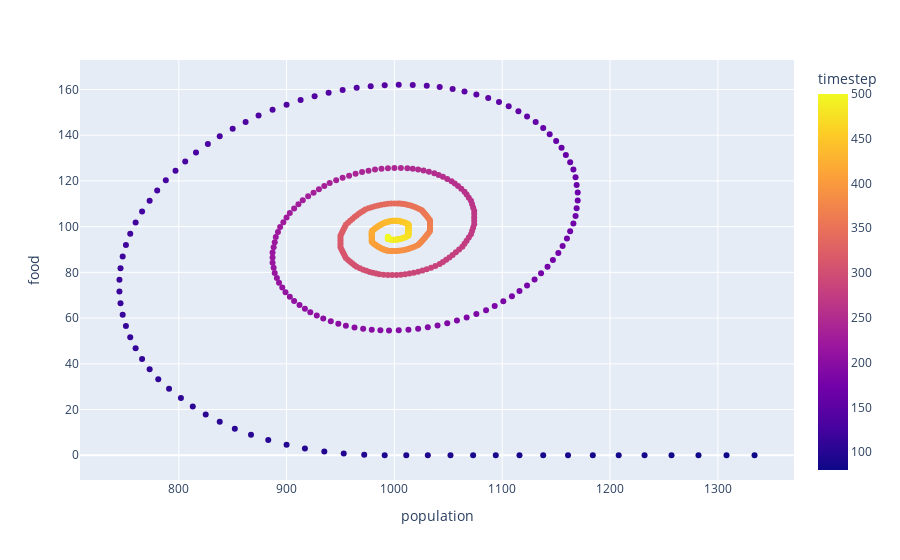

Write notebook code for a chart like this one.
### Code cell
fig = px.scatter(
    df[df.timestep >= 80],
    x='population',
    y='food',
    color='timestep'
)
fig.show()

### Figure 1 — Plotly figure (JSON) as saved in the notebook; plotly's stock layout.template omitted (floating-point values rounded to 4 significant figures; data arrays with more than 128 entries replaced by an {"elided": "..."} marker saying what was removed)
{"data": [{"hovertemplate": "population=%{x}<br>food=%{y}<br>timestep=%{marker.color}<extra></extra>", "legendgroup": "", "marker": {"color": {"elided": "421 int values"}, "coloraxis": "coloraxis", "symbol": "circle"}, "mode": "markers", "name": "", "orientation": "v", "showlegend": false, "type": "scatter", "x": {"elided": "421 int values"}, "xaxis": "x", "y": {"elided": "421 float values"}, "yaxis": "y"}], "layout": {"coloraxis": {"colorbar": {"title": {"text": "timestep"}}, "colorscale": [[0, "#0d0887"], [0.1111, "#46039f"], [0.2222, "#7201a8"], [0.3333, "#9c179e"], [0.4444, "#bd3786"], [0.5556, "#d8576b"], [0.6667, "#ed7953"], [0.7778, "#fb9f3a"], [0.8889, "#fdca26"], [1, "#f0f921"]]}, "legend": {"tracegroupgap": 0}, "margin": {"t": 60}, "xaxis": {"anchor": "y", "domain": [0, 1], "title": {"text": "population"}}, "yaxis": {"anchor": "x", "domain": [0, 1], "title": {"text": "food"}}}}
